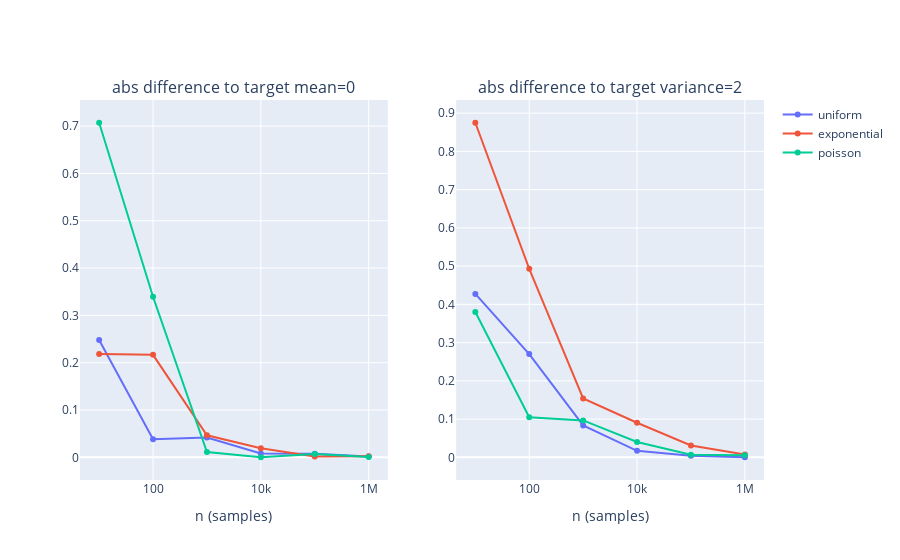

The cell this chart's notebook holds for it:
### Code cell
# make plot to compare emperical and theorical mean/variance

# init figure
fig = make_subplots(
    rows=1, cols=2,
    subplot_titles=[f"abs difference to target mean={TARGET_MEAN}", f"abs difference to target variance={TARGET_VARIANCE}"]
)

# plots to compare mean
fig.add_traces(data=[
    go.Scatter(
        x=interval_n,
        y=diffirence_to_mean[dist_name],
        mode="markers+lines",
        name=dist_name,
        marker_color=DICT_DIST[dist_name]["color"]
    )
for dist_name in DICT_DIST],
rows=1, cols=1)

# plots to compare variance
fig.add_traces(data=[
    go.Scatter(
        x=interval_n,
        y=diffirence_to_variance[dist_name],
        mode="markers+lines",
        name=dist_name,
        marker_color=DICT_DIST[dist_name]["color"],
        showlegend=False
    )
for dist_name in DICT_DIST],
rows=1, cols=2)

# set axis layout
for i in [1, 2]:
    fig.update_xaxes(
        title_text="n (samples)", 
        type="log", 
        row=1, col=i
    )
    
fig.show()

### Figure 1 — Plotly figure (JSON) as saved in the notebook; plotly's stock layout.template omitted (floating-point values rounded to 4 significant figures)
{"data": [{"marker": {"color": "#636EFA"}, "mode": "markers+lines", "name": "uniform", "type": "scatter", "x": [10, 100, 1000, 10000, 100000, 1000000], "xaxis": "x", "y": [0.2481, 0.03825, 0.04199, 0.007938, 0.007474, 0.001478], "yaxis": "y"}, {"marker": {"color": "#EF553B"}, "mode": "markers+lines", "name": "exponential", "type": "scatter", "x": [10, 100, 1000, 10000, 100000, 1000000], "xaxis": "x", "y": [0.2181, 0.2166, 0.04658, 0.01925, 0.001637, 0.002445], "yaxis": "y"}, {"marker": {"color": "#00CC96"}, "mode": "markers+lines", "name": "poisson", "type": "scatter", "x": [10, 100, 1000, 10000, 100000, 1000000], "xaxis": "x", "y": [0.7071, 0.3394, 0.01131, 0.0001414, 0.007142, 0.0006025], "yaxis": "y"}, {"marker": {"color": "#636EFA"}, "mode": "markers+lines", "name": "uniform", "showlegend": false, "type": "scatter", "x": [10, 100, 1000, 10000, 100000, 1000000], "xaxis": "x2", "y": [0.4274, 0.2701, 0.08354, 0.01696, 0.004278, 0.0002425], "yaxis": "y2"}, {"marker": {"color": "#EF553B"}, "mode": "markers+lines", "name": "exponential", "showlegend": false, "type": "scatter", "x": [10, 100, 1000, 10000, 100000, 1000000], "xaxis": "x2", "y": [0.8749, 0.493, 0.1539, 0.09042, 0.031, 0.007573], "yaxis": "y2"}, {"marker": {"color": "#00CC96"}, "mode": "markers+lines", "name": "poisson", "showlegend": false, "type": "scatter", "x": [10, 100, 1000, 10000, 100000, 1000000], "xaxis": "x2", "y": [0.38, 0.105, 0.09665, 0.04008, 0.006795, 0.005734], "yaxis": "y2"}], "layout": {"annotations": [{"font": {"size": 16}, "showarrow": false, "text": "abs difference to target mean=0", "x": 0.225, "xanchor": "center", "xref": "paper", "y": 1, "yanchor": "bottom", "yref": "paper"}, {"font": {"size": 16}, "showarrow": false, "text": "abs difference to target variance=2", "x": 0.775, "xanchor": "center", "xref": "paper", "y": 1, "yanchor": "bottom", "yref": "paper"}], "xaxis": {"anchor": "y", "domain": [0, 0.45], "title": {"text": "n (samples)"}, "type": "log"}, "xaxis2": {"anchor": "y2", "domain": [0.55, 1], "title": {"text": "n (samples)"}, "type": "log"}, "yaxis": {"anchor": "x", "domain": [0, 1]}, "yaxis2": {"anchor": "x2", "domain": [0, 1]}}}
